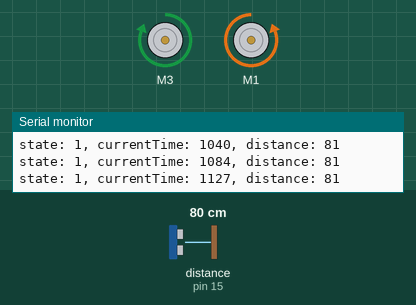
The sketch below on a simulated Arduino Uno, built with avr-gcc and run on an emulated ATmega328P. On the bench: 2 × DC motor (green arrow = forward, orange = backward, longer = faster), the last lines printed to the serial monitor. The test bench sets the inputs (shaded band); at power-on: distance to the obstacle (sensor on pin 15) 80 cm. The echo pulse lasts 58.3 µs per cm; random numbers use the default seed unless the sketch sets one.

Above: at 1.2 s.
1.3 s: distance to the obstacle (sensor on pin 15) set to 12 cm
4.3 s: distance to the obstacle (sensor on pin 15) set to 9 cm
At 5.3 s:
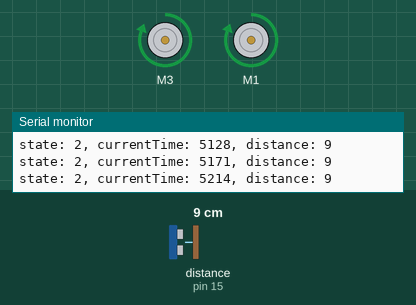
Timing chart, 0 to 7.3 s (numbered marks = the images above; inputs shaded):
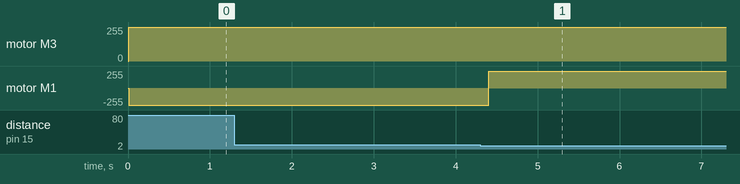

Measured:
- the behaviour switches between 11 and 10 cm on distance to the obstacle (sensor on pin 15) (found by bisection; images 0 and 1)
- after the input at 4.3 s, motor M1: backward 255/255 → forward 255/255 after 0.10 s

The sketch:

michelino.ino
```cpp
// (licence header left out)
/**
 * @file michelino.ino
 * @brief Arduino robot vehicle firmware.
 * @author Miguel Grinberg
 */

#define LOGGING

// enable the proper drivers from the following
#define ENABLE_ADAFRUIT_MOTOR_DRIVER
#define ENABLE_NEWPING_DISTANCE_SENSOR_DRIVER

// constants
#define RUN_TIME 60                     /**< seconds the robot will run */
#define TOO_CLOSE 10                    /**< distance to obstacle in centimeters */
#define MAX_DISTANCE (TOO_CLOSE * 20)   /**< maximum distance to track with sensor */
#define RANDOM_ANALOG_PIN 5             /**< unused analog pin to use as random seed */

#ifdef ENABLE_ADAFRUIT_MOTOR_DRIVER
#include <AFMotor.h>
#include "adafruit_motor_driver.h"
#define LEFT_MOTOR_INIT 3
#define RIGHT_MOTOR_INIT 1
#endif

#ifdef ENABLE_NEWPING_DISTANCE_SENSOR_DRIVER
#include <NewPing.h>
#include "newping_distance_sensor.h"
#define DISTANCE_SENSOR_INIT 14,15,MAX_DISTANCE
#endif

#include "logging.h"
#include "moving_average.h"

namespace Michelino
{
    class Robot
    {
    public:
        /*
         * @brief Class constructor.
         */
        Robot()
            : leftMotor(LEFT_MOTOR_INIT), rightMotor(RIGHT_MOTOR_INIT),
              distanceSensor(DISTANCE_SENSOR_INIT),
              distanceAverage(TOO_CLOSE * 10)
        {
            initialize();
        }

        /*
         * @brief Initialize the robot state.
         */
        void initialize()
        {
            randomSeed(analogRead(RANDOM_ANALOG_PIN));
            endTime = millis() + RUN_TIME * 1000;
            move();
        }

        /*
         * @brief Update the state of the robot based on input from sensor and remote control.
         *  Must be called repeatedly while the robot is in operation.
         */
        void run()
        {
            if (stopped())
                return;

            unsigned long currentTime = millis();
            int distance = distanceAverage.add(distanceSensor.getDistance());
            log("state: %d, currentTime: %lu, distance: %u\n", state, currentTime, distance);

            if (doneRunning(currentTime))
                stop();
            else if (moving()) {
                if (obstacleAhead(distance))
                    turn(currentTime);
            }
            else if (turning()) {
                if (doneTurning(currentTime, distance))
                    move();
            }
        }

    protected:
        void move()
        {
            leftMotor.setSpeed(255);
            rightMotor.setSpeed(-255);
            state = stateMoving;
        }

        void stop()
        {
            leftMotor.setSpeed(0);
            rightMotor.setSpeed(0);
            state = stateStopped;
        }

        bool doneRunning(unsigned long currentTime)
        {
            return (currentTime >= endTime);
        }

        bool obstacleAhead(unsigned int distance)
        {
            return (distance <= TOO_CLOSE);
        }

        bool turn(unsigned long currentTime)
        {
            if (random(2) == 0) {
                leftMotor.setSpeed(255);
                rightMotor.setSpeed(255);
            }
            else {
                leftMotor.setSpeed(255);
                rightMotor.setSpeed(255);
            }
            state = stateTurning;
            endStateTime = currentTime + random(500, 1000);
        }

        bool doneTurning(unsigned long currentTime, unsigned int distance)
        {
            if (currentTime >= endStateTime)
                return (distance > TOO_CLOSE);
            return false;
        }

        bool moving() { return (state == stateMoving); }
        bool turning() { return (state == stateTurning); }
        bool stopped() { return (state == stateStopped); }

    private:
        Motor leftMotor;
        Motor rightMotor;
        DistanceSensor distanceSensor;
        MovingAverage<unsigned int, 3> distanceAverage;
        enum state_t { stateStopped, stateMoving, stateTurning };
        state_t state;
        unsigned long endStateTime;
        unsigned long endTime;
    };
};

Michelino::Robot robot;

void setup()
{
    Serial.begin(9600);
    robot.initialize();
}

void loop()
{
    robot.run();
}
```

distance_sensor.h
```cpp
/**
 * @file distance_sensor.h
 * @brief distance sensor driver definition for the Michelino robot.
 * @author Miguel Grinberg
 */

namespace Michelino
{
    class DistanceSensorDriver
    {
    public:
        /**
          * @brief Class constructor.
          * @param distance The maximum distance in centimeters that needs to be tracked.
          */
        DistanceSensorDriver(unsigned int distance) : maxDistance(distance) {}

        /**
         * @brief Return the distance to the nearest obstacle in centimeters.
         * @return the distance to the closest object in centimeters
         *   or maxDistance if no object was detected
         */
        virtual unsigned int getDistance() = 0;

    protected:
        unsigned int maxDistance;
    };
};
```

logging.h
```cpp
#ifdef LOGGING

// logging is enabled
#include <stdarg.h>

void log(char* format, ...)
{
    char line[1024];
    va_list args;
    va_start(args, format);
    vsnprintf(line, sizeof(line), format, args);
    va_end(args);
    Serial.print(line);
}

#else

// logging is disabled
#define log(...)

#endif
```

moving_average.h
```cpp
/**
 * @file moving_average.h
 * @brief Helper class that maintains a moving average over a set of samples.
 * @author Miguel Grinberg
 */

template <typename V, int N> class MovingAverage
{
public:
    /*
     * @brief Class constructor.
     * @param n the size of the moving average window.
     * @param def the default value to initialize the average.
     */
    MovingAverage(V def = 0) : sum(0), p(0)
    {
        for (int i = 0; i < N; i++) {
            samples[i] = def;
            sum += samples[i];
        }
    }

    /*
     * @brief Add a new sample.
     * @param new_sample the new sample to add to the moving average.
     * @return the updated average.
     */
    V add(V new_sample)
    {
        sum = sum - samples[p] + new_sample;
        samples[p++] = new_sample;
        if (p >= N)
            p = 0;
        return sum / N;
    }

private:
    V samples[N];
    V sum;
    V p;
};
```

newping_distance_sensor.h
```cpp
/**
 * @file newping_distance_sensor.h
 * @brief distance sensor driver for distance sensors supported by the NewPing library.
 * @author Miguel Grinberg
 */

#include "distance_sensor.h"

namespace Michelino
{
    class DistanceSensor : public DistanceSensorDriver
    {
    public:
        DistanceSensor(int triggerPin, int echoPin, int maxDistance)
            : DistanceSensorDriver(maxDistance),
              sensor(triggerPin, echoPin, maxDistance)
        {
        }

        virtual unsigned int getDistance()
        {
            int distance = sensor.ping_cm();
            if (distance <= 0)
                return maxDistance;
            return distance;
        }
    private:
        NewPing sensor;
    };
};
```

adafruit_motor_driver.h
```cpp
/**
 * @file adafruit_motor_driver.h
 * @brief Motor device driver for the Adafruit motor shield.
 * @author Miguel Grinberg
 */

#include "motor_driver.h"

namespace Michelino
{
    class Motor : public MotorDriver
    {
    public:
        /*
         * @brief Class constructor.
         * @param number the DC motor number to control, from 1 to 4.
         */
        Motor(int number)
            : MotorDriver(), motor(number), currentSpeed(0)
        {
        }

        void setSpeed(int speed)
        {
            currentSpeed = speed;
            if (speed >= 0) {
                motor.setSpeed(speed);
                motor.run(FORWARD);
            }
            else {
                motor.setSpeed(-speed);
                motor.run(BACKWARD);
            }
        }

        int getSpeed() const
        {
            return currentSpeed;
        }

    private:
        AF_DCMotor motor;
        int currentSpeed;
    };
};
```

motor_driver.h
```cpp
/**
 * @file motor_driver.h
 * @brief Motor device driver definition for the Michelino robot.
 * @author Miguel Grinberg
 */

namespace Michelino
{
    class MotorDriver
    {
    public:
        /**
         * @brief Change the speed of the motor.
         * @param speed The new speed of the motor.
         *  Valid values are between -255 and 255.
         *  Use positive values to run the motor forward,
         *  negative values to run it backward and zero to stop the motor.
         */
        virtual void setSpeed(int speed) = 0;

        /**
         * @brief Return the current speed of the motor.
         * @return The current speed of the motor with range -255 to 255.
         */
        virtual int getSpeed() const = 0;
    };
};
```
